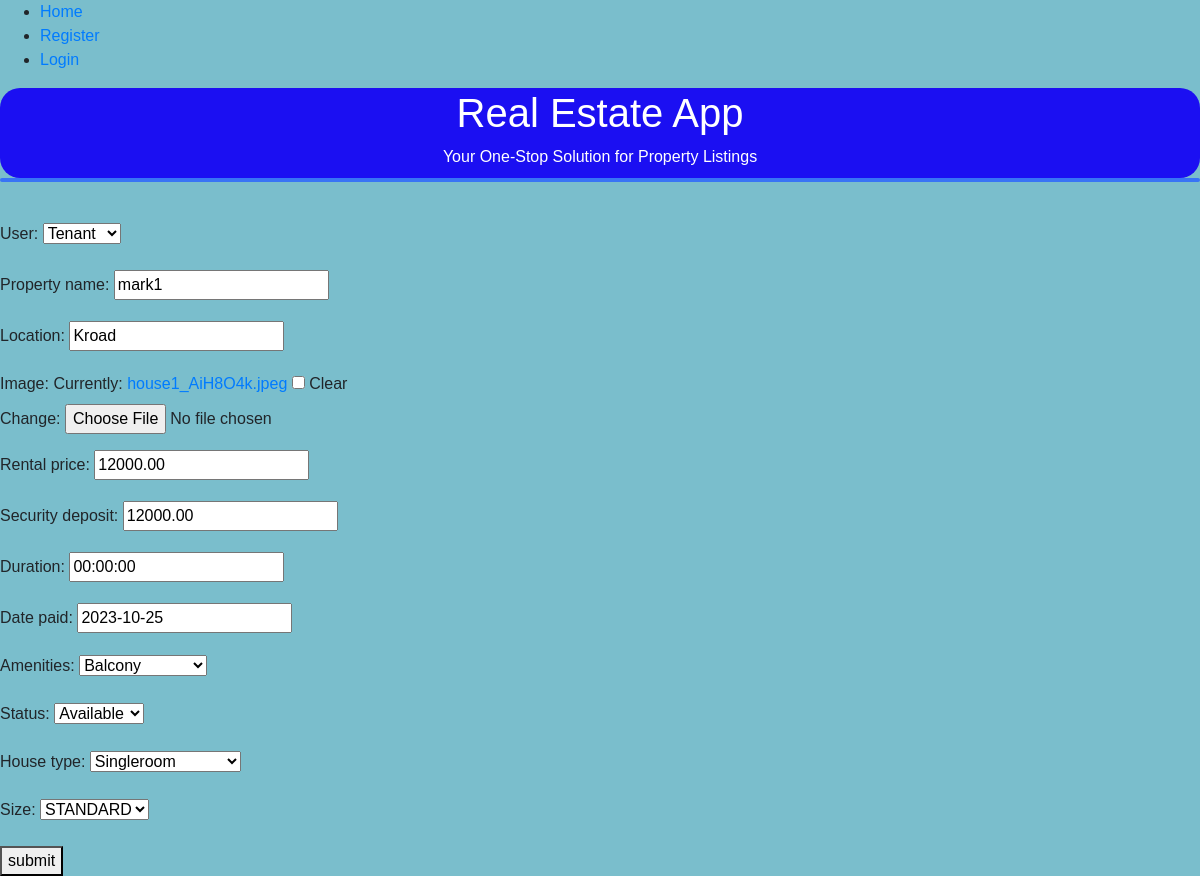
/update_listing/1/, run on an earlier commit of the app's database.
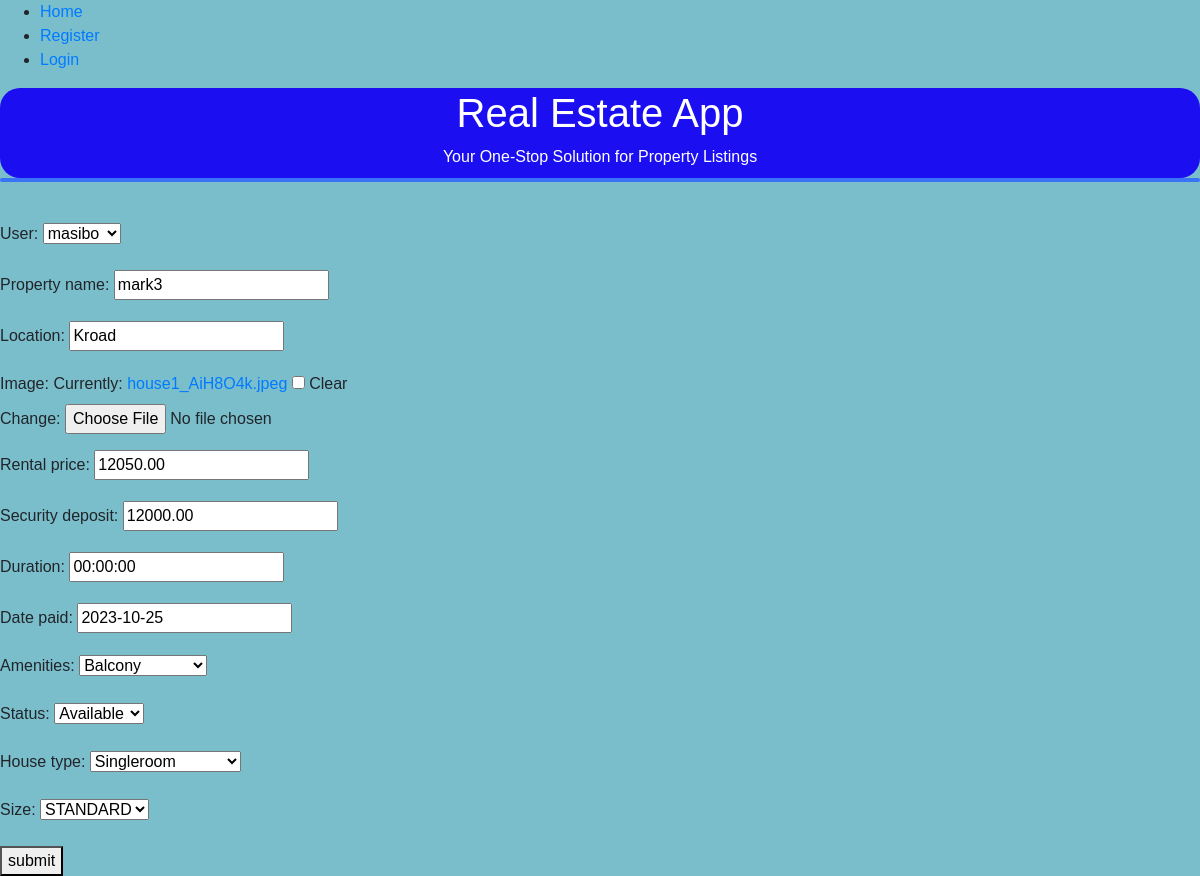
And on a later commit of the database.
### coreApp/models.py (models this page shows, shortened)
class Property_model(models.Model):
    user = models.ForeignKey(User, on_delete=models.CASCADE, related_name='property')
    property_name = models.CharField(max_length=255)
    location = models.CharField(max_length=50)
    image = models.ImageField(blank=True, null=True)
    rental_price = models.DecimalField(max_digits=10, decimal_places=2)
    security_deposit = models.DecimalField(max_digits=10, decimal_places=2)
    start_date = models.start_date = datetime.now()
    end_date = models.end_date = datetime.now()
    duration = models.DurationField()
    date_paid = models.DateField(blank=True, null=True)
    AMENITIES_CHOICES = [
        ('Balcony','Balcony'),
        ('Gym','Gym'),
        ('SwimmingPool','SwimmingPool')]
    STATUS_CHOICES=[
        ('Available','Available'),
        ('Occupied', 'Occupied') ]
    HOUSE_SIZE = [('STANDARD','STANDARD'),
                  ('Spacious','Spacious')]
    TYPE_OF_HOUSE =[('Singleroom','Singleroom'),
                    ('Bedsitter','Bedsitter'),
                    ('Onebedroom','Onebedroom'),
                    ('Twobedroom','Twobedroom'),
                    ('Threebedroom','Threebedroom'),
                    ('Fourbedroom','Fourbedroom'),
                    ('Studio','Studio'),
                    ('Commercialshops','Commercialshops')]
    amenities = models.TextField(choices=AMENITIES_CHOICES)
    status = models.TextField(choices=STATUS_CHOICES)
    house_type = models.CharField(max_length=50,choices=TYPE_OF_HOUSE)
    size = models.CharField(max_length=50,choices=HOUSE_SIZE)

### coreApp/views.py (the view)
# urls.py: path('update_listing/<int:pk>/', listing_update, name='update_listing'),
def listing_update(request, pk):
    listing = Property_model.objects.get(id=pk)
    form = ListingForm(instance=listing)
    if request.method == "POST":
        form = ListingForm(request.POST, instance=listing, files=request.FILES)
        if form.is_valid():
            form.save()
            return redirect("coreApp:listing_all")
    context = {"form": form}
    return render(request, "listing_update.html", context)

### coreApp/forms.py
class ListingForm(ModelForm):
    class Meta:
        model = Property_model
        fields = '__all__'

### coreApp/templates/listing_update.html (shortened to what this page needs)
{% include 'commons/base.html' %}
<form method="post" enctype="multipart/form-data">
      {{ form.as_p}}
      <button type="submit"> submit</button>
  </form>

What changed in the data, as far as the page shows it:
changed Property_model "Kroad": user "Tenant" → "masibo"; property_name "mark1" → "mark3"; rental_price "12000.00" → "12050.00"
